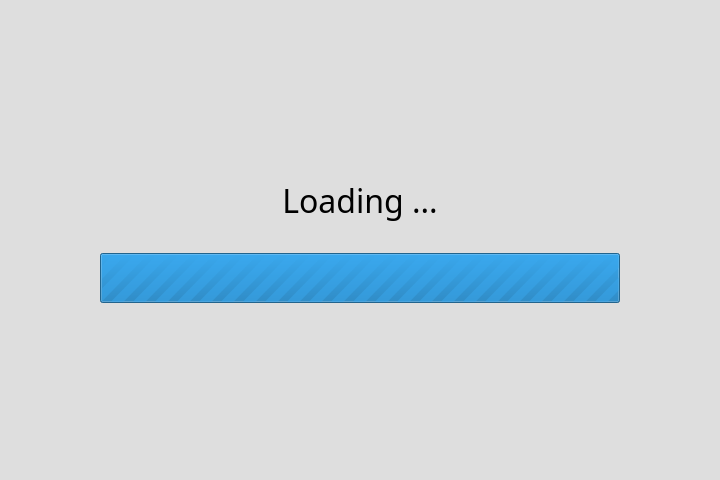
<?xml version="1.0" encoding="UTF-8"?>
<ui version="4.0">
 <class>Form</class>
 <widget class="QWidget" name="Form">
  <property name="geometry">
   <rect>
    <x>0</x>
    <y>0</y>
    <width>720</width>
    <height>480</height>
   </rect>
  </property>
  <property name="maximumSize">
   <size>
    <width>16777215</width>
    <height>16777215</height>
   </size>
  </property>
  <property name="windowTitle">
   <string>Form</string>
  </property>
  <property name="styleSheet">
   <string notr="true">background-color:#DEDEDE;</string>
  </property>
  <layout class="QVBoxLayout" name="verticalLayout">
   <property name="spacing">
    <number>30</number>
   </property>
   <property name="leftMargin">
    <number>100</number>
   </property>
   <property name="topMargin">
    <number>100</number>
   </property>
   <property name="rightMargin">
    <number>100</number>
   </property>
   <property name="bottomMargin">
    <number>100</number>
   </property>
   <item>
    <spacer name="verticalSpacer_2">
     <property name="orientation">
      <enum>Qt::Vertical</enum>
     </property>
     <property name="sizeHint" stdset="0">
      <size>
       <width>20</width>
       <height>40</height>
      </size>
     </property>
    </spacer>
   </item>
   <item>
    <widget class="QLabel" name="label">
     <property name="font">
      <font>
       <family>Ubuntu Condensed</family>
       <pointsize>24</pointsize>
       <weight>50</weight>
       <italic>false</italic>
       <bold>false</bold>
      </font>
     </property>
     <property name="text">
      <string>Loading ...</string>
     </property>
     <property name="alignment">
      <set>Qt::AlignCenter</set>
     </property>
     <property name="indent">
      <number>0</number>
     </property>
    </widget>
   </item>
   <item>
    <widget class="QProgressBar" name="progressbar">
     <property name="styleSheet">
      <string notr="true">height: 50px</string>
     </property>
     <property name="maximum">
      <number>0</number>
     </property>
     <property name="value">
      <number>-1</number>
     </property>
     <property name="textVisible">
      <bool>true</bool>
     </property>
     <property name="invertedAppearance">
      <bool>false</bool>
     </property>
    </widget>
   </item>
   <item>
    <spacer name="verticalSpacer">
     <property name="orientation">
      <enum>Qt::Vertical</enum>
     </property>
     <property name="sizeHint" stdset="0">
      <size>
       <width>20</width>
       <height>40</height>
      </size>
     </property>
    </spacer>
   </item>
  </layout>
 </widget>
 <resources/>
 <connections/>
</ui>
